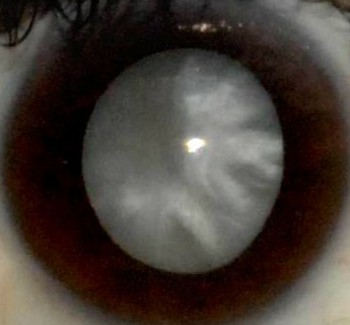
#> input picture phase 1 Binary/Binary classification/dataset/phase1/images/cataract (1).jpg, 350 x 325 px
$ jupyter execute --allow-errors sirf.ipynb   (shell and % lines are left out)   (older library calls are emulated)   (text cells are left out)
#> lines starting #> are read from the running program, lines starting #| are printed output that depends on the picture
[cell 1]
import cv2
print(cv2.__version__)

[cell 2]
# Get filenames in list
from os import listdir
from os.path import isfile, join
mypath = "dataset/phase1/images"
file_names = [f for f in listdir(mypath) if isfile(join(mypath, f))]
print(str(len(file_names)) + ' images loaded')

[cell 3]
import cv2
import matplotlib.pyplot as plt
plt.rcParams["figure.figsize"] = (10,10)
#reading image
#> (the rest of this cell did not finish here and is left out)

[cell 4]
import numpy as np
from skimage.feature import  greycomatrix, greycoprops
from skimage.measure import shannon_entropy
#> (the rest of this cell did not finish here and is left out)

[cell 5]
import cv2
import numpy as np
from skimage.feature import  greycomatrix, greycoprops
images_sift = []
glcm=[]
labels = []
size = 128
sift = cv2.xfeatures2d.SIFT_create()
cataract=0
normal=0
for i, file in enumerate(file_names):
        image = cv2.imread(mypath+"/"+file,0)
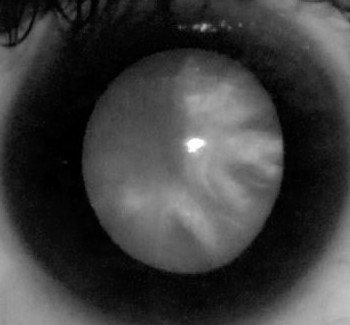
#> image: shape (325, 350); min 0, max 255, mean 61.2
        h,w=image.shape
#> h = 325; w = 350
        if(h>128 and w>128):
            image = cv2.resize(image, (size, size), interpolation = cv2.INTER_AREA)
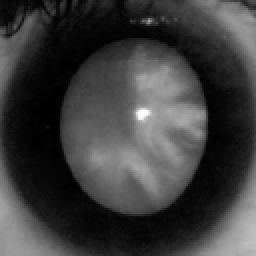
#> image: shape (128, 128) (shown 2 times larger); min 0, max 253, mean 61.2
            img_arr = np.array(image)
            gCoMat = greycomatrix(img_arr, [1], [0],256,symmetric=True, normed=True) # Co-occurance matrix
            contrast = greycoprops(gCoMat, prop='contrast')[0][0]
#> contrast = 50.22
            dissimilarity = greycoprops(gCoMat, prop='dissimilarity')[0][0]
#> dissimilarity = 4.42
            homogeneity = greycoprops(gCoMat, prop='homogeneity')[0][0]
#> homogeneity = 0.272
            energy = greycoprops(gCoMat, prop='energy')[0][0]
#> energy = 0.0325
            correlation = greycoprops(gCoMat, prop='correlation')[0][0]
#> correlation = 0.99
            keypoints, descriptors = sift.detectAndCompute(image,None)
#> keypoints = 27 keypoints; strongest (x, y, size): (71, 57, 4.5), (72, 65, 37.9), (74, 10, 2), (102, 99, 19.2)
            descriptors=np.array(descriptors)
            descriptors=descriptors.flatten()
#> descriptors = 3456 values, max 165 at index 520, min 0 at index 3, mean 23.86
            glcm.append([contrast,dissimilarity,homogeneity,energy,correlation])
            images_sift.append(descriptors[:2304])

            #print(descriptors.shape)
            if file_names[i][0] == "c":
                cataract+=1
                labels.append(1)
            if file_names[i][0] == "n":
                normal+=1
                labels.append(0)
#> pass 2 of the loop `for i, file in enumerate(file_names):`:
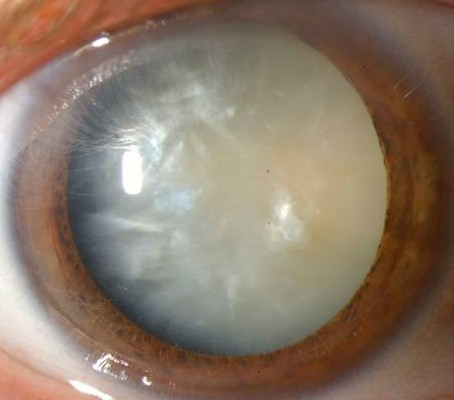
#> input picture phase 1 Binary/Binary classification/dataset/phase1/images/cataract (12).jpg, 454 x 400 px
#> `image = cv2.imread(mypath+"/"+file,0)`:
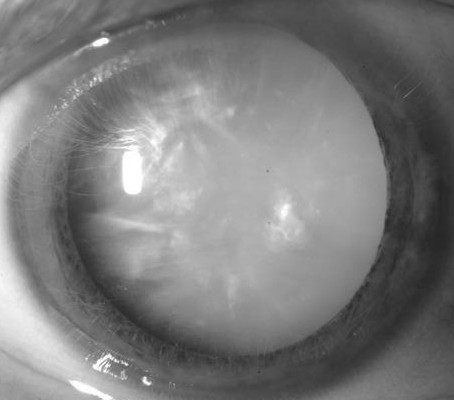
#> image: shape (400, 454); min 37, max 255, mean 124.1
#> `image = cv2.resize(image, (size, size), interpolation = cv2.INTER_AREA)`:
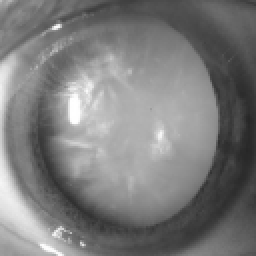
#> image: shape (128, 128) (shown 2 times larger); min 38, max 255, mean 124.1
#> contrast = 55.17
#> dissimilarity = 4.33
#> homogeneity = 0.288
#> energy = 0.023
#> correlation = 0.987
#> keypoints = 21 keypoints; strongest (x, y, size): (38, 52, 13.2), (29, 116, 3.2), (23, 124, 3), (80, 67, 3.1)
#> descriptors = 2688 values, max 192 at index 2192, min 0 at index 2, mean 22.45
#> pass 3 of the loop `for i, file in enumerate(file_names):`:
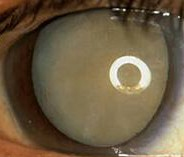
#> input picture phase 1 Binary/Binary classification/dataset/phase1/images/cataract (13).jpg, 184 x 157 px
#> `image = cv2.imread(mypath+"/"+file,0)`:
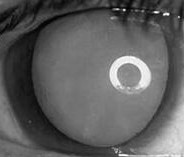
#> image: shape (157, 184); min 0, max 255, mean 94
#> `image = cv2.resize(image, (size, size), interpolation = cv2.INTER_AREA)`:
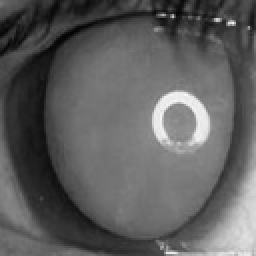
#> image: shape (128, 128) (shown 2 times larger); min 3, max 247, mean 94
#> contrast = 81.21
#> dissimilarity = 4.94
#> homogeneity = 0.287
#> energy = 0.0324
#> correlation = 0.98
#> keypoints = 66 keypoints; strongest (x, y, size): (101, 66, 6.9), (80, 66, 5.1), (91, 57, 26.7), (90, 59, 8.2)
#> descriptors = 8448 values, max 170 at index 2192, min 0 at index 6, mean 25.04

print("Testing and validation split done!")

[cell 6]
labels

[cell 7]
images_sift=np.array(images_sift)
images_sift.shape
#> Out = (3, 2304)

[cell 8]
glcm=np.array(glcm)
#> glcm = [[50.22, 4.42, 0.272, 0.0325, 0.99], [55.17, 4.33, 0.288, 0.023, 0.987], [81.21, 4.94, 0.287, 0.0324, 0.98]]
images_sift_glcm=np.concatenate((images_sift,glcm),axis=1)
images_sift_glcm.shape
#> Out = (3, 2309)

[cell 9]
from sklearn import preprocessing
import pandas as pd
from sklearn.model_selection import KFold
from sklearn.model_selection import cross_val_score
from sklearn.ensemble import RandomForestClassifier
from sklearn import svm
from sklearn.linear_model import LogisticRegression
from sklearn.neighbors import KNeighborsClassifier
from sklearn.metrics import confusion_matrix
from sklearn.model_selection import train_test_split
from sklearn.metrics import accuracy_score


rf_class = RandomForestClassifier(n_estimators=100)
svm_rbf=svm.SVC(kernel='rbf',gamma=0.001,C=10)
svm_linear=svm.SVC(kernel='linear',gamma=0.001,C=10)
knn= KNeighborsClassifier(n_neighbors=2, metric='minkowski', p=2)
log = LogisticRegression(solver='liblinear')

model_names={"Random Forest":rf_class,"SVM RBF":svm_rbf,"SVM_linear":svm_linear,"k nearest neighbor":knn,"logistic regression":log}

[cell 10]
def testing(model_name,X_train, X_test, y_train, y_test):
    model=model_names[model_name]
    model.fit(X_train,y_train)
    yhat = model.predict(X_test)
    # evaluate predictions
    acc = accuracy_score(y_test, yhat)
    print(model_name,'\tAccuracy: %.3f' % acc)
    print(confusion_matrix(y_test, yhat))
    print("\n\n")

[cell 11]
def result(dataset):
    #Normalization
    #min_max_scaler = preprocessing.StandardScaler()
    #x_scaled = min_max_scaler.fit_transform(dataset)


    #panda dataframe
    df=pd.DataFrame(data=dataset)
    df['label']=labels
    df=df.sample(frac=1)
    X=df.drop(['label'], axis = 1)
    y=df['label']


    #Different model
    X_train, X_test, y_train, y_test = train_test_split(X, y, test_size=0.25)
    for model in ["Random Forest","SVM RBF","SVM_linear","k nearest neighbor","logistic regression"]:
        testing(model,X_train, X_test, y_train, y_test)

[cell 12]
print("Sift testing..........\n")
#> (the rest of this cell did not finish here and is left out)

#> in result, `df=pd.DataFrame(data=dataset)`: df = table of 3 rows and 2304 columns
#> in result, `df=df.sample(frac=1)`: df = table of 3 rows and 2305 columns
#> in result, `X=df.drop(['label'], axis = 1)`: X = table of 3 rows and 2304 columns
#> in result, `X_train, X_test, y_train, y_test = train_test_split(X, y, test_size=0...`: X_train = table of 2 rows and 2304 columns; X_test = table of 1 rows and 2304 columns

[cell 13]
print("glcm testing..........\n")
#> (the rest of this cell did not finish here and is left out)


[cell 14]
print("sift and glcm combined testing..........\n")
#> (the rest of this cell did not finish here and is left out)


[cell 15]
import pickle
import cv2
from skimage.feature import  greycomatrix, greycoprops
from sklearn import preprocessing
import numpy as np
#> (the rest of this cell did not finish here and is left out)

[cell 16]
def predict_new(image):
#     print(imagefile)
#     image_test = cv2.imread(mypath+"/"+imagefile,0)
    image_test = cv2.cvtColor(image, cv2.COLOR_BGR2GRAY)
    size = 128
    image_test = cv2.resize(image_test, (size, size), interpolation = cv2.INTER_AREA)
    glcm_test=[]
    images_sift_test=[]
    img_arr_test = np.array(image_test)
    gCoMat = greycomatrix(img_arr_test, [1], [0],256,symmetric=True, normed=True) # Co-occurance matrix
    contrast = greycoprops(gCoMat, prop='contrast')[0][0]
    dissimilarity = greycoprops(gCoMat, prop='dissimilarity')[0][0]
    homogeneity = greycoprops(gCoMat, prop='homogeneity')[0][0]
    energy = greycoprops(gCoMat, prop='energy')[0][0]
    correlation = greycoprops(gCoMat, prop='correlation')[0][0]
    keypoints, descriptors = sift.detectAndCompute(image_test,None)
    descriptors=np.array(descriptors)
    descriptors=descriptors.flatten()
    glcm_test.append([contrast,dissimilarity,homogeneity,energy,correlation])
    glcm_test=np.array(glcm_test)
    images_sift_test.append(descriptors[:2304])
    images_sift_test=np.array(images_sift_test)
    images_sift_glcm_test=np.concatenate((images_sift_test,glcm_test),axis=1)
# [4 lines of commented-out code are left out]
    if(loaded_model.predict(images_sift_glcm_test)==1):
        print("Predicted: Cataract")
    else:
        print("Predicted: Normal")
    print("******************************************************************")

#> (a cell that did not finish here is left out)

[cell 18]
filename = 'log_model.sav'
log = LogisticRegression(solver='liblinear')
#> (the rest of this cell did not finish here and is left out)

[cell 19]
# load the model from disk
import pickle
filename = 'log_model.sav'
#> (the rest of this cell did not finish here and is left out)

[cell 20]
import numpy as np
import cv2

face_classifier = cv2.CascadeClassifier('Haarcascades/haarcascade_frontalface_default.xml')
eye_classifier = cv2.CascadeClassifier('Haarcascades/haarcascade_eye.xml')

img = cv2.imread('me.jpeg')
#> (the rest of this cell did not finish here and is left out)

#> (a cell that did not finish here is left out)

#> (a cell that did not finish here is left out)

[cell 23]
import cv2
import numpy as np

face_classifier = cv2.CascadeClassifier('Haarcascades/haarcascade_frontalface_default.xml')
eye_classifier = cv2.CascadeClassifier('Haarcascades/haarcascade_eye.xml')
#roi_color = []
roi_eye = []
def face_detector(img, size=0.5):
    # Convert image to grayscale
    gray = cv2.cvtColor(img,cv2.COLOR_BGR2GRAY)
    faces = face_classifier.detectMultiScale(gray, 1.3, 6)
    global roi_eye
    if faces is ():
        return img

    for (x,y,w,h) in faces:
        x = x - 50
        w = w + 50
        y = y - 50
        h = h + 50
        cv2.rectangle(img,(x,y),(x+w,y+h),(0,255,0),2)
        roi_gray = gray[y:y+h, x:x+w]
        roi_color = img[y:y+h, x:x+w]
        eyes = eye_classifier.detectMultiScale(roi_gray)

        for (ex,ey,ew,eh) in eyes:
            roi_eye = roi_color[ey:ey+eh,ex:ex+ew]
            cv2.rectangle(roi_color,(ex,ey),(ex+ew,ey+eh),(0,255,255),2)
    return img

cap = cv2.VideoCapture(0)
while True:
    ret, frame = cap.read()
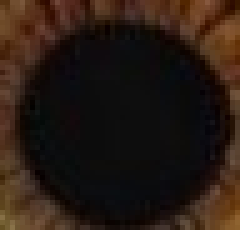
#> input picture NMIS/IshitaDataset/healthy eyes/eye10c.jpg, 48 x 46 px, given in place of the camera (shown 5 times larger)
#> frame is the input picture: shape (46, 48, 3); mean B, G, R 18.8, 26.5, 39.9
    cv2.imshow('Our Face Extractor', face_detector(frame))
#> in face_detector, `gray = cv2.cvtColor(img,cv2.COLOR_BGR2GRAY)`:
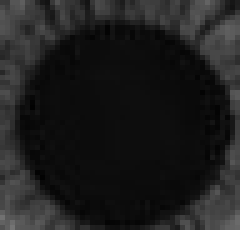
#> gray: shape (46, 48) (shown 5 times larger); min 2, max 116, mean 29.6
#> in face_detector, `faces = face_classifier.detectMultiScale(gray, 1.3, 6)`: faces = ()
    if cv2.waitKey(1) == 13: #13 is the Enter Key
#> (key Esc is pressed here)
        break

cap.release()
cv2.destroyAllWindows()
